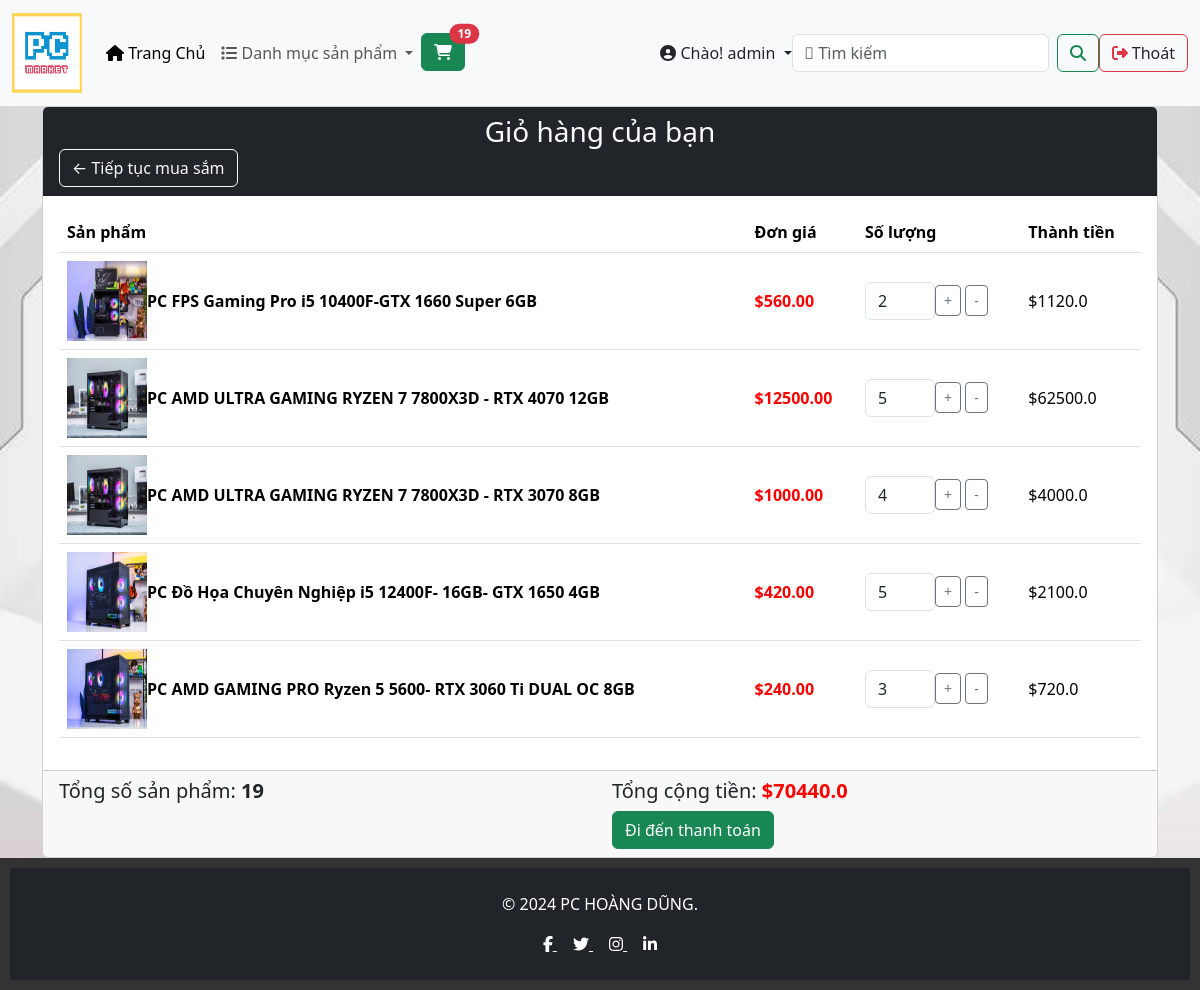
The app's page /cart/ (signed in) with its own data.
### app/models.py (models this page shows, shortened)
class OrderItem(models.Model):
    product = models.ForeignKey(Product,on_delete=models.SET_NULL,blank=True,null=True)
    order = models.ForeignKey(Order,on_delete=models.SET_NULL,blank=True,null=True)
    quantity = models.IntegerField(default=0,null=True,blank=False)
    date_added = models.DateTimeField(auto_now_add=True)
    @property
    def get_total(self):
        total = self.product.price * self.quantity
        return total

class Product(models.Model):
    category = models.ManyToManyField(Category,related_name='product')
    name = models.CharField(max_length=200,null=True)
    price = models.FloatField()
    digital = models.BooleanField(default=False,null=True,blank=False)
    image = models.ImageField(null=True,blank=True)
    detail = models.TextField(null=True,blank=True)
    @property
    def ImageURL(self):
        try:
            url = self.image.url
        except:
            url = ''
        return url

class Order(models.Model):
    customer = models.ForeignKey(User,on_delete=models.SET_NULL,blank=True,null=True)
    date_order = models.DateTimeField(auto_now_add=True)
    complete = models.BooleanField(default=False,null=True,blank=False)
    transaction_id = models.CharField(max_length=200,null=True)
    @property
    def get_cart_items(self):
        orderitems = self.orderitem_set.all()
        total = sum ([item.quantity for item in orderitems])
        return total
    @property
    def get_cart_total(self):
        orderitems = self.orderitem_set.all()
        total = sum ([item.get_total for item in orderitems])
        return total

### app/views.py (the view)
# urls.py: path('cart/', views.cart, name="cart"),
def cart(request):
    if request.user.is_authenticated:
        customer = request.user
        order, created = Order.objects.get_or_create(customer =customer,complete =False)
        items= order.orderitem_set.all()
        cartItems = order.get_cart_items
    else:
        items= []
        order = {'get_cart_items':0,'get_cart_total':0}
        cartItems = order['get_cart_items']
    categories = Category.objects.filter(is_sub =False)
    context= {'categories':categories,'items':items,'order':order,'cartItems':cartItems}
    return render(request,'app/cart.html', context)

### app/templates/app/cart.html
{% extends 'app/base.html' %}
{% load static %}
{% block cart_content %}
<div class="container">
    <div class="row">
        <div class="col-lg-12">
            <div class="card shopping-cart">
                <div class="card-header bg-dark text-light">
                    <h3 class="text-center mb-0">Giỏ hàng của bạn</h3>
                    <a class="btn btn-outline-light" href="{% url 'home' %}">&#x2190; Tiếp tục mua sắm</a>
                </div>
                <div class="card-body">
                    <div class="table-responsive">
                        <table class="table table-hover">
                            <thead>
                                <tr>
                                    <th scope="col">Sản phẩm</th>
                                    <th scope="col">Đơn giá</th>
                                    <th scope="col">Số lượng</th>
                                    <th scope="col">Thành tiền</th>
                                </tr>
                            </thead>
                            <tbody>
                                {% for item in items %}
                                <tr>
                                    <td class="align-middle">
                                        <a href="{% url 'detail' %}?id={{ item.product.id }}" style="text-decoration: none; color: black;">
                                            <div class="d-flex align-items-center">
                                                <img src="{{ item.product.ImageURL }}" alt="{{ item.product.name }}" class="cart-item-image" width="80" height="80">
                                                <span class="ml-2"><strong>{{ item.product.name }}</strong></span>
                                            </div>
                                        </a>
                                    </td>
                                    <td class="align-middle" style="color: red; font-weight: bold;">
                                        ${{ item.product.price | floatformat:2 }}
                                    </td>
                                    <td class="align-middle">
                                        <div class="quantity d-flex align-items-center">
                                            <input type="number" class="cart-item-quantity-input form-control" value="{{ item.quantity }}" min="1" data-product="{{ item.product.id }}" data-action="change" style="width: 70px;">
                                            <div class="ml-2">
                                                <button data-product="{{ item.product.id }}" data-action="add" class="chg-quantity btn btn-sm btn-outline-secondary update-cart">+</button>
                                                <button data-product="{{ item.product.id }}" data-action="remove" class="chg-quantity btn btn-sm btn-outline-secondary update-cart">-</button>
                                            </div>
                                        </div>
                                    </td>
                                    <td class="align-middle">${{ item.get_total }}</td>
                                </tr>
                                {% endfor %}
                            </tbody>
                        </table>
                    </div>
                </div>
                <div class="card-footer">
                    <div class="row">
                        <div class="col-md-6">
                            <h5 class="text-md-left">
                                Tổng số sản phẩm: <strong>{{ order.get_cart_items }}</strong>
                            </h5>
                        </div>
                        <div class="col-md-6">
                            <h5 class="text-md-right">
                                Tổng cộng tiền: <strong style="color: red; font-weight: bold;">${{ order.get_cart_total }}</strong>
                            </h5>
                            <a class="btn btn-success float-md-right" href="{% url 'checkout' %}">Đi đến thanh toán</a>
                        </div>
                    </div>
                </div>
            </div>
        </div>
    </div>
</div>
{% endblock cart_content %}

### app/templates/app/base.html (shortened to what this page needs)
{% load  static %}
<!DOCTYPE html>
<html lang="en">
  <head>
        <link href="https://cdn.jsdelivr.net/npm/bootstrap@5.3.2/dist/css/bootstrap.min.css" rel="stylesheet">
        <link href-"{% static 'app/css/style.css' %}" rel="stylesheet" />
        <link href-"{% static 'app/css/owl.carousel.css' %}" rel="stylesheet" />
        <link href-"{% static 'app/css/all.min.css' %}" rel="stylesheet" />
        <link href="stylesheet" type="text/css" href="{%static 'app/css/main.css' %}">
        <link rel="stylesheet" href="">
  </head>
  <body>
    <nav class="navbar navbar-expand-lg bg-body-tertiary">
        <div class="container-fluid">
            <a class="navbar-brand" href="{% url 'home' %}">
                <img src="{% static 'app/images/pc market logo.jpg' %}" width="70" height="80" />
            </a>
            <div class="collapse navbar-collapse" id="navbarSupportedContent">
                <ul class="navbar-nav me-auto mb-2 mb-lg-0">
                    <li class="nav-item">
                        <a class="nav-link active" aria-current="page" href="{% url 'home' %}">
                            <i class="fas fa-home"></i> Trang Chủ
                        </a>
                    </li>
                    <li class="nav-item dropdown">
                        <a class="nav-link dropdown-toggle" href="#" role="button" data-bs-toggle="dropdown" aria-expanded="false">
                            <i class="fas fa-list"></i> Danh mục sản phẩm
                        </a>
                    </li>
                    <div class="form-inline my-2 my-lg-0 ml-3">
                        <a href="{% url 'cart' %}" class="btn btn-success position-relative">
                            <i class="fas fa-shopping-cart"></i>
                            <span id='cart-total' class="position-absolute top-0 start-100 translate-middle badge rounded-pill bg-danger">
                                {{ cartItems }}
                            </span>
                        </a>
                    </div>
                </ul>
                <span class="mr-2 user-dropdown">
                    {% if request.user.is_authenticated %}
                        <i class="fas fa-user-circle"></i>
                        <a href="#" class="text-decoration-none text-dark dropdown-toggle" id="userDropdown" role="button" data-bs-toggle="dropdown" aria-expanded="false">
                            Chào! {{ request.user }}
                        </a>
                    {% endif %}
                </span>
                <form class="d-flex" role="search" method="POST" action="{% url 'search' %}">
                    <input class="form-control me-2" type="search" placeholder="&#xF002; Tìm kiếm" aria-label="Search" name="searched">
                    <button class="btn btn-outline-success" type="submit"><i class="fas fa-search"></i></button>
                </form>
            </div>
            <ul class="navbar-nav me-auto mb-2 mb-lg-0">
                {% if request.user.is_authenticated %}
                    <div class="form-inline my-2 my-lg-0">
                        <button class="btn btn-outline-danger mr-2">
                            <i class="fas fa-sign-out-alt"></i>
                            <a href="{% url 'logout' %}" class="text-decoration-none text-dark">Thoát</a>
                        </button>
                    </div>
                {% endif %}
            </ul>
        </div>
    </nav>
    {% block cart_content %} {% endblock cart_content %}
    <footer class="site-footer">
        <div class="container-fluid bg-dark text-white p-4">
            <div class="row align-items-center justify-content-center">
                <div class="col-lg-12 text-center">
                    <p class="mb-0">&copy; 2024 PC HOÀNG DŨNG.</p>
                    <div class="social-icons mt-3">
                        <a href="https://www.facebook.com/haongtandung" class="text-white mx-2" target="_blank">
                            <i class="fab fa-facebook-f"></i>
                        </a>
                        <a href="https://twitter.com/?lang=vi" class="text-white mx-2" target="_blank">
                            <i class="fab fa-twitter"></i>
                        </a>
                        <a href="https://www.instagram.com/dungztrz_811/" class="text-white mx-2" target="_blank">
                            <i class="fab fa-instagram"></i>
                        </a>
                        <a href="https://www.youtube.com/channel/UCnJL6L-4TjNWMJEp8mK-cOg" class="text-white mx-2" target="_blank">
                            <i class="fab fa-linkedin-in"></i>
                        </a>
                    </div>
                </div>
            </div>
        </div>
    </footer>
  </body>
</html>

### app/templates/app/base.html (style rules this page uses)
body { margin: 0; padding: 0; min-height: 100vh; display: flex; flex-direction: column; }
footer { background-color: #333; color: #fff; text-align: center; padding: 10px; }
.navbar-nav .nav-link { transition: color 0.3s ease; }
.user-dropdown { position: relative; }

### records on screen
OrderItem: product.ImageURL (picture), product.name "PC FPS Gaming Pro i5 10400F-GTX 1660 Super 6GB", product.price "560.00", quantity "2", get_total "1120.0"
OrderItem: product.ImageURL (picture), product.name "PC AMD ULTRA GAMING RYZEN 7 7800X3D - RTX 4070 12GB", product.price "12500.00", quantity "5", get_total "62500.0"
OrderItem: product.ImageURL (picture), product.name "PC AMD ULTRA GAMING RYZEN 7 7800X3D - RTX 3070 8GB", product.price "1000.00", quantity "4", get_total "4000.0"
OrderItem: product.ImageURL (picture), product.name "PC Đồ Họa Chuyên Nghiệp i5 12400F- 16GB- GTX 1650 4GB", product.price "420.00", quantity "5", get_total "2100.0"
OrderItem: product.ImageURL (picture), product.name "PC AMD GAMING PRO Ryzen 5 5600- RTX 3060 Ti DUAL OC 8GB", product.price "240.00", quantity "3", get_total "720.0"
Order: get_cart_items "19", get_cart_total "70440.0"

### other values on screen
{{ cartItems }} "19"
{{ request.user }} "admin"
